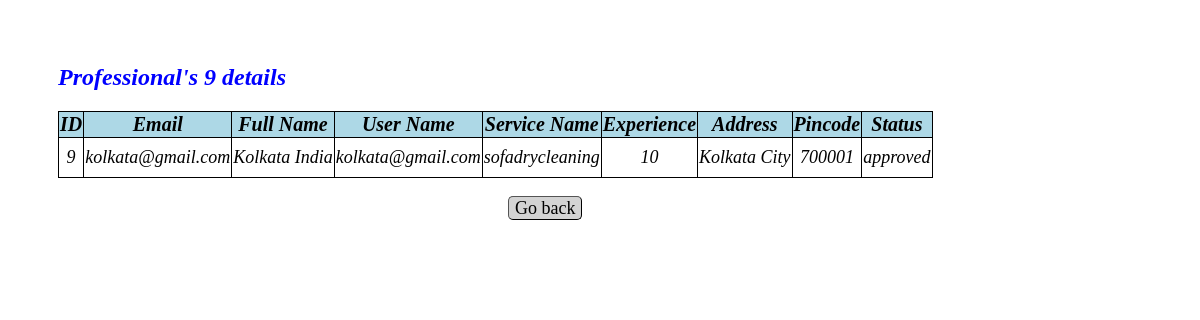
The app's page /viewprofessional/9, older data.
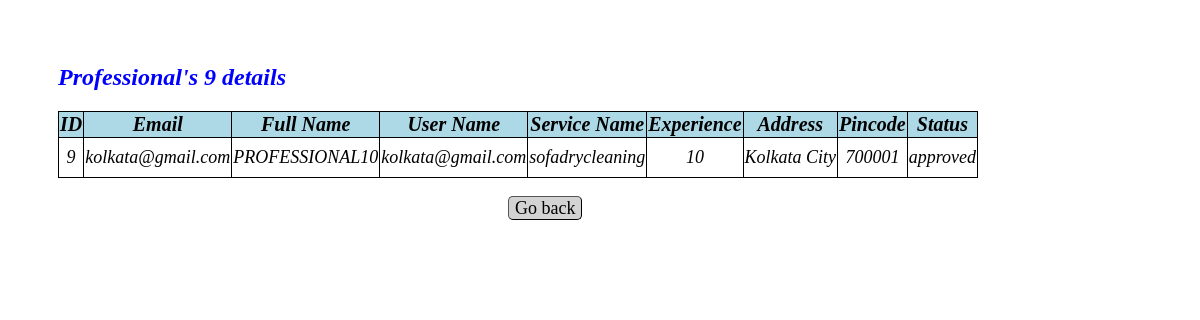
The same page, newer data.
### app.py (models this page shows)
class User_Info(db.Model):
    __tablename__="user_info"
    id=db.Column(db.Integer,primary_key=True)
    email=db.Column(db.String,nullable=False)
    full_name=db.Column(db.String,nullable=False)
    user_name=db.Column(db.String,unique=True,nullable=False)
    service_name=db.Column(db.String,nullable=False)
    experience=db.Column(db.Integer,nullable=False)
    pwd=db.Column(db.String,nullable=False)
    add=db.Column(db.String,nullable=True)
    pincode=db.Column(db.String,nullable=False)
    role=db.Column(db.Integer,nullable=False,default=1)
    status=db.Column(db.String,unique=True)
    location=db.Column(db.String,nullable=False)
    reviews=db.Column(db.String,nullable=False)
    phone_number=db.Column(db.Integer,nullable=False)

### app.py (the view)
@app.route("/viewprofessional/<int:id>", methods=["GET", "POST"])
def view_professional(id):
  service = User_Info.query.filter_by(id=id).first()
  return render_template ("view_professional.html",service=service)

### templates/view_professional.html (shortened to what this page needs)
<!DOCTYPE html>
<html lang="en">
<head>
</head>
<body>
    <br><br>
    <h2>Professional's {{service.id}} details</h2>
    <table id="service-table">
        <thead>
            <tr>
                <th>ID</th>
                <th>Email</th>
                <th>Full Name</th>
                <th>User Name</th>
                <th>Service Name</th>
                <th>Experience</th>
                <th>Address</th>
                <th>Pincode</th>
                <th>Status</th>
            </tr>
        <tbody>
            <tr style="height:40px;">
                <td>{{service["id"]}}</td>
                <td>{{service["email"]}}</td>
                <td>{{service["full_name"]}}</td>
                <td>{{service["user_name"]}}</td>
                <td>{{service["service_name"]}}</td>
                <td>{{service["experience"]}}</td>
                <td>{{service["add"]}}</td>
                <td>{{service["pincode"]}}</td>
                <td>{{service["status"]}}</td>
            </tr>
        </tbody>
        </thead>
    </table>
    <a class="button" href="/adminsearch">Go back</a>
</body>
</html>

Row changes from the older to the newer data that the page shows:
changed User_Info "kolkata@gmail.com": full_name "Kolkata India" → "PROFESSIONAL10"
